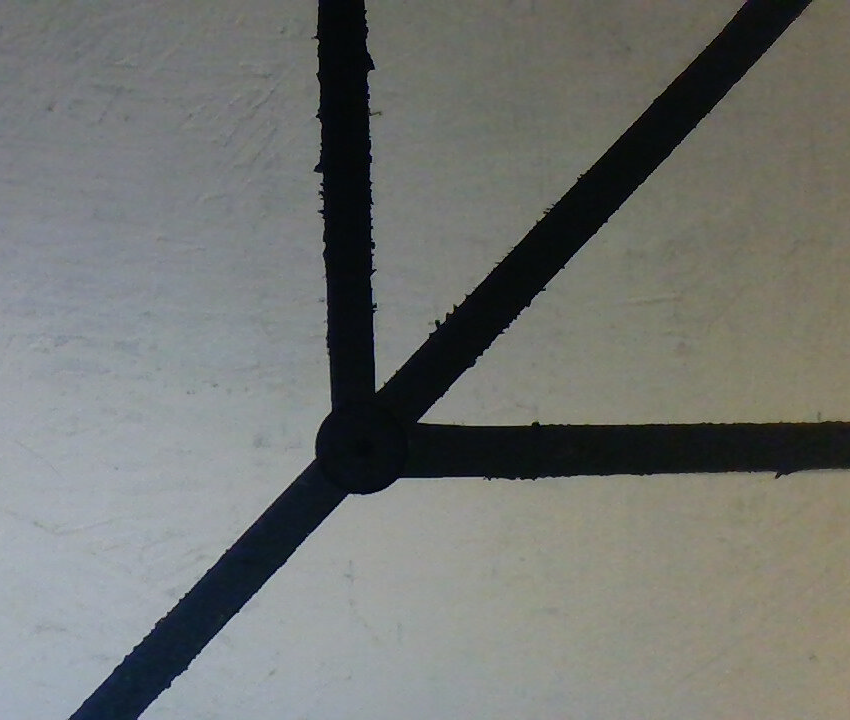
#> input picture examples/IEEERobotics2018/sample_src/image_tracking/images/corner.png, 850 x 720 px, given in place of ABC_01.jpg, which was not available
$ python nn_input_formatter.py
#> lines starting #> are read from the running program, lines starting #| are printed output that depends on the picture; after the words box and inside, x2 and y2 are one past the last pixel; in counts of white or black regions, pixels touching at a corner belong together; pictures that were not available may be replaced by others from this repository, and a replacement may not be noted
#!/usr/bin/python3
import cv2
import numpy as np
import math
import pickle

black_lower = np.array([0,0,0])
black_upper = np.array([255,255,80])
kernel = np.ones((4,4),np.uint8)

photos = []
for i in range(1,61):
    photo_index = "ABC_{}.jpg".format(str(i).rjust(2, '0'))
    photos.append(photo_index)
    photo_index = "DEF_{}.jpg".format(str(i).rjust(2, '0'))
    photos.append(photo_index)

outputs = dict()

for image_index in photos:
    img = cv2.imread('images/' + image_index)
#> img is the input picture: shape (720, 850, 3); mean B, G, R 113.8, 117.4, 115
    img = cv2.resize(img, (360,240))
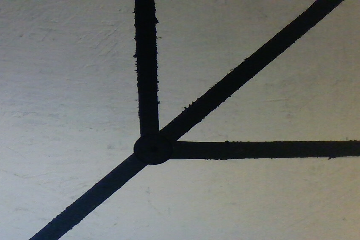
#> img: shape (240, 360, 3); mean B, G, R 113.9, 117.4, 115
    h,w = img.shape[:2]
#> h = 240; w = 360
    cx = w//2
#> cx = 180
    cy = h//2
#> cy = 120
    hsv = cv2.cvtColor(img, cv2.COLOR_BGR2HSV)
#> hsv: shape (240, 360, 3); mean H, S, V 67.1, 35.3, 120.8
    #gray = cv2.cvtColor(img, cv2.COLOR_BGR2GRAY)
    #_, thresh = cv2.threshold(gray, 80, 255, cv2.THRESH_BINARY_INV)
    thresh = cv2.inRange(hsv, black_lower, black_upper)
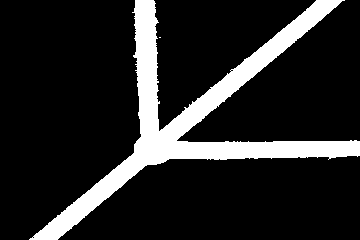
#> thresh: shape (240, 360); 15.1% white; 2 white regions (1 under 20 px), largest, box (x1, y1, x2, y2) and area: (29, 0, 360, 240) 13070
    #_, thresh = cv2.threshold(gray, 0, 255, cv2.THRESH_BINARY_INV+cv2.THRESH_OTSU )
    thresh = cv2.morphologyEx(thresh, cv2.MORPH_OPEN, kernel)
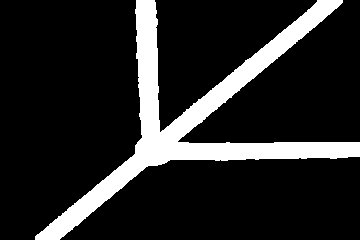
#> thresh: shape (240, 360); 15% white; 1 white region

    blacks, _ = cv2.findContours(thresh, cv2.RETR_EXTERNAL, cv2.CHAIN_APPROX_SIMPLE)
#> blacks = 1 contour; box (x1, y1, x2, y2) and area: (35, 0, 360, 240) 12324
    if len(blacks) != 0:
        middle_black = blacks[0]
#> middle_black = contour of 360 points, box (x1, y1, x2, y2) (35, 0, 360, 240), area 12324
        middle_black_dist = 100000

        for b in blacks:
            M = cv2.moments(b)
            if M['m00'] != 0:
                x = int(M['m10']/M['m00'])
                y = int(M['m01']/M['m00'])
                dist = math.sqrt(pow(cx-x,2)+pow(cy-y,2))
                if  dist < middle_black_dist:
                    middle_black_dist = dist
                    middle_black = b
#> this loop made 1 pass
#> (x, y, dist, middle_black_dist) on pass 1: (196, 117, 16.28, 16.28)
#> after the loop, middle_black_dist = 16.28

        bx,by,bw,bh = cv2.boundingRect(middle_black)
#> bx = 35; by = 0; bw = 325; bh = 240

        cv2.rectangle(img,(bx-7,by-7),(bx+bw+7,by+bh+7),(0,255,0),2)
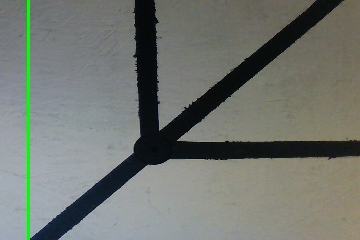
#> img: shape (240, 360, 3); 0.83% of pixels changed, all inside (x1, y1, x2, y2) = (27, 0, 30, 240)
        out = thresh[by-7:by+bh+7,bx-7:bx+bw+7]
        out = cv2.resize(out, (40,60))
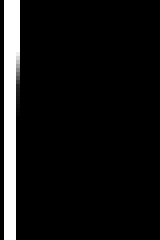
#> out: shape (60, 40) (shown 4 times larger); min 0, max 255, mean 21.1
        print(image_index)
        '''
        while(True):
            cv2.imshow("black", out)
            cv2.imshow("thresh", thresh)
            cv2.imshow("og", img)
            key = cv2.waitKey(1)
            if key == ord('q'):
                break
        '''
    outputs[image_index] = out
#> pass 2 of the loop `for image_index in photos:`:
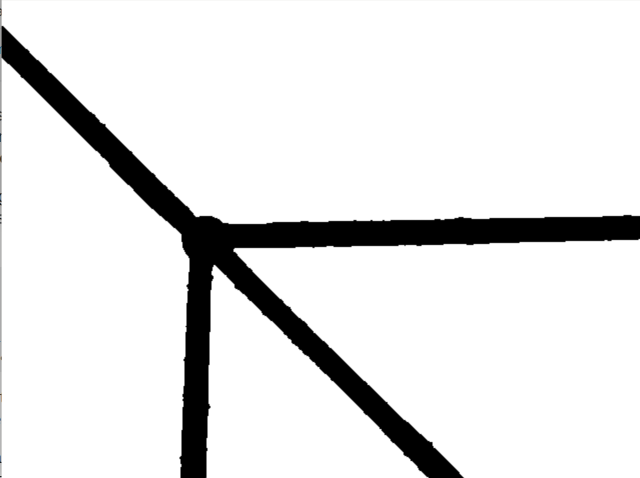
#> input picture examples/IEEERobotics2018/sample_src/image_tracking/images/corner_gaussian.png, 1280 x 956 px, given in place of DEF_01.jpg, which was not available (shown at 1/2 size)
#> img is the input picture: shape (956, 1280, 3); mean B, G, R 228.9, 228.9, 228.9
#> hsv: shape (240, 360, 3); mean H, S, V 0.1, 0, 228.9
#> `thresh = cv2.morphologyEx(thresh, cv2.MORPH_OPEN, kernel)`:
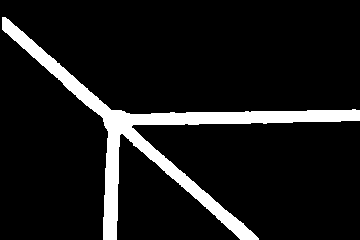
#> thresh: shape (240, 360); 9.8% white; 1 white region
#> blacks = 1 contour; box (x1, y1, x2, y2) and area: (2, 17, 360, 240) 7822
#> middle_black = contour of 253 points, box (x1, y1, x2, y2) (2, 17, 360, 240), area 7822
#> the loop `for b in blacks:` made 1 pass
#> (x, y, dist, middle_black_dist) on pass 1: (160, 135, 25, 25)
#> after the loop `for b in blacks:`: middle_black_dist = 25
#> bx = 2; by = 17; bw = 358; bh = 223
#> `out = thresh[by-7:by+bh+7,bx-7:bx+bw+7]`: out = 230 rows, first 6: [0, 0, 0, 0, 0], [0, 0, 0, 0, 0], [0, 0, 0, 0, 0], [0, 0, 0, 0, 0], [0, 0, 0, 0, 0], [0, 0, 0, 0, 0]
#> `out = cv2.resize(out, (40,60))`:
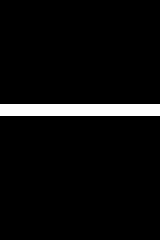
#> out: shape (60, 40) (shown 4 times larger); 5% white; 1 white region, box (x1, y1, x2, y2) and area: (0, 26, 40, 29) 120
#> (the run stopped early here; a loop or call above may not have finished)
